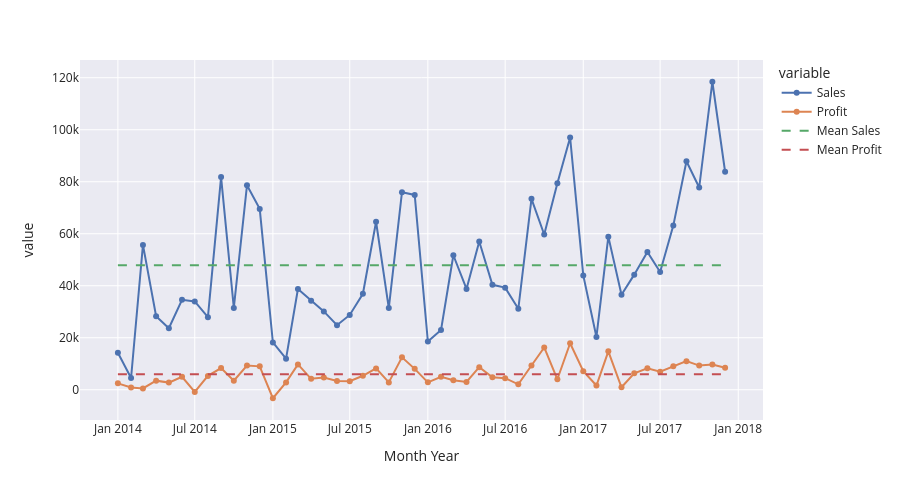

The cell this chart's notebook holds for it:
### Markdown cell above
### Анализ временных рядов

Наблюдается сезонность: пик в ноябре/декабре, самые низкие показатели в январе/феврале

### Code cell
temp = df.groupby(df["Order Date"].dt.to_period("M")).agg(
    {"Profit": "sum", "Sales": "sum"}
)
temp["Month Year"] = temp.index.astype(str)
fig = px.line(temp, x="Month Year", y=["Sales", "Profit"], height=500, markers=True)
fig.add_traces(
    [
        go.Scatter(
            x=["2014-01", "2017-12"],
            y=[temp["Sales"].mean(), temp["Sales"].mean()],
            mode="lines",
            line={"dash": "dash"},
            name="Mean Sales",
        ),
        go.Scatter(
            x=["2014-01", "2017-12"],
            y=[temp["Profit"].mean(), temp["Profit"].mean()],
            mode="lines",
            line={"dash": "dash"},
            name="Mean Profit",
        ),
    ]
)

### Figure 1 — Plotly figure (JSON) as saved in the notebook; plotly's stock layout.template omitted (floating-point values rounded to 4 significant figures)
{"data": [{"hovertemplate": "variable=Sales<br>Month Year=%{x}<br>value=%{y}<extra></extra>", "legendgroup": "Sales", "line": {"color": "rgb(76,114,176)", "dash": "solid"}, "marker": {"symbol": "circle"}, "mode": "lines+markers", "name": "Sales", "orientation": "v", "showlegend": true, "type": "scatter", "x": ["2014-01", "2014-02", "2014-03", "2014-04", "2014-05", "2014-06", "2014-07", "2014-08", "2014-09", "2014-10", "2014-11", "2014-12", "2015-01", "2015-02", "2015-03", "2015-04", "2015-05", "2015-06", "2015-07", "2015-08", "2015-09", "2015-10", "2015-11", "2015-12", "2016-01", "2016-02", "2016-03", "2016-04", "2016-05", "2016-06", "2016-07", "2016-08", "2016-09", "2016-10", "2016-11", "2016-12", "2017-01", "2017-02", "2017-03", "2017-04", "2017-05", "2017-06", "2017-07", "2017-08", "2017-09", "2017-10", "2017-11", "2017-12"], "xaxis": "x", "y": [14240.0, 4520.0, 55690.0, 28300.0, 23650.0, 34600.0, 33950.0, 27910.0, 81780.0, 31450.0, 78630.0, 69550.0, 18170.0, 11950.0, 38730.0, 34200.0, 30130.0, 24800.0, 28770.0, 36900.0, 64600.0, 31400.0, 75970.0, 74920.0, 18540.0, 22980.0, 51720.0, 38750.0, 56990.0, 40340.0, 39260.0, 31120.0, 73410.0, 59690.0, 79410.0, 97000.0, 43970.0, 20300.0, 58870.0, 36520.0, 44260.0, 52980.0, 45260.0, 63120.0, 87870.0, 77780.0, 118400.0, 83830.0], "yaxis": "y"}, {"hovertemplate": "variable=Profit<br>Month Year=%{x}<br>value=%{y}<extra></extra>", "legendgroup": "Profit", "line": {"color": "rgb(221,132,82)", "dash": "solid"}, "marker": {"symbol": "circle"}, "mode": "lines+markers", "name": "Profit", "orientation": "v", "showlegend": true, "type": "scatter", "x": ["2014-01", "2014-02", "2014-03", "2014-04", "2014-05", "2014-06", "2014-07", "2014-08", "2014-09", "2014-10", "2014-11", "2014-12", "2015-01", "2015-02", "2015-03", "2015-04", "2015-05", "2015-06", "2015-07", "2015-08", "2015-09", "2015-10", "2015-11", "2015-12", "2016-01", "2016-02", "2016-03", "2016-04", "2016-05", "2016-06", "2016-07", "2016-08", "2016-09", "2016-10", "2016-11", "2016-12", "2017-01", "2017-02", "2017-03", "2017-04", "2017-05", "2017-06", "2017-07", "2017-08", "2017-09", "2017-10", "2017-11", "2017-12"], "xaxis": "x", "y": [2450.0, 862.3, 498.7, 3489.0, 2739.0, 4977.0, -841.5, 5318.0, 8328.0, 3448.0, 9292.0, 8984.0, -3281.0, 2814.0, 9732.0, 4187.0, 4668.0, 3336.0, 3289.0, 5356.0, 8209.0, 2817.0, 12470.0, 8017.0, 2825.0, 5005.0, 3612.0, 2978.0, 8662.0, 4750.0, 4433.0, 2062.0, 9329.0, 16240.0, 4011.0, 17890.0, 7140.0, 1614.0, 14750.0, 933.3, 6343.0, 8223.0, 6953.0, 9041.0, 10990.0, 9275.0, 9690.0, 8483.0], "yaxis": "y"}, {"line": {"dash": "dash"}, "mode": "lines", "name": "Mean Sales", "type": "scatter", "x": ["2014-01", "2017-12"], "y": [47860.0, 47860.0]}, {"line": {"dash": "dash"}, "mode": "lines", "name": "Mean Profit", "type": "scatter", "x": ["2014-01", "2017-12"], "y": [5967.0, 5967.0]}], "layout": {"height": 500, "legend": {"title": {"text": "variable"}, "tracegroupgap": 0}, "margin": {"t": 60}, "xaxis": {"anchor": "y", "domain": [0, 1], "title": {"text": "Month Year"}}, "yaxis": {"anchor": "x", "domain": [0, 1], "title": {"text": "value"}}}}
